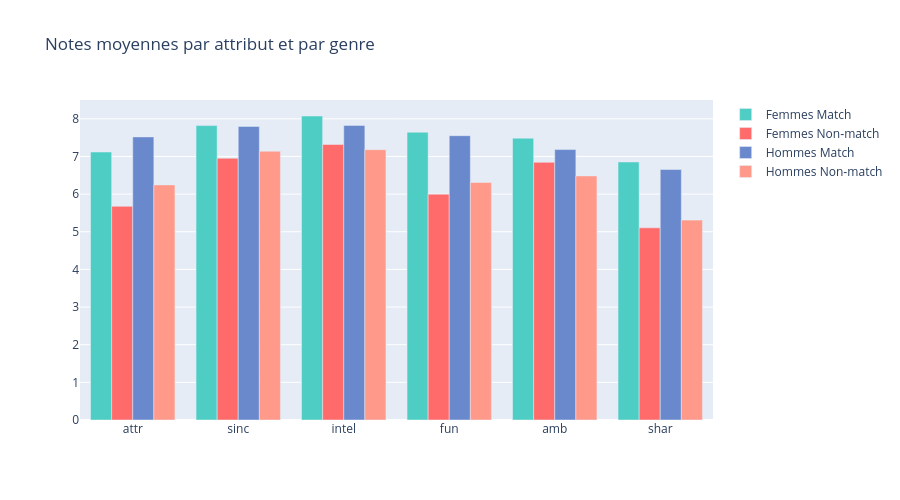

The code cell stored with this chart in its notebook:
### Markdown cell above
**Interprétation :**
- Pour les deux genres, les attributs les plus discriminants (forte différence) sont **`shar`** (intérêts communs) et **`fun`** (plaisir).
- Chez les femmes, l’écart sur `shar` est de **1.75** ; chez les hommes de **1.35**. Les femmes accordent donc une importance encore plus grande aux intérêts partagés.
- Les attributs les moins importants (plus petites différences) sont **`amb`** (ambition) et **`intel`** (intelligence) pour les femmes, et **`amb`** et **`intel`** pour les hommes, suivis de très près par **`sinc`** (écarts de 0,64 pour `intel` et 0,66 pour `sinc`).
- **Conclusion :** pour augmenter les chances de match, il faut mettre en avant les centres d’intérêt communs et le côté amusant du profil, plutôt que l’ambition ou l’intelligence seule.

### Code cell
# Visualisation
fig = go.Figure()
fig.add_trace(go.Bar(name='Femmes Match', x=attributes, y=fem_match, marker_color='#4ECDC4'))
fig.add_trace(go.Bar(name='Femmes Non‑match', x=attributes, y=fem_non, marker_color='#FF6B6B'))
fig.add_trace(go.Bar(name='Hommes Match', x=attributes, y=male_match, marker_color='#6A89CC'))
fig.add_trace(go.Bar(name='Hommes Non‑match', x=attributes, y=male_non, marker_color='#FF9A8B'))
fig.update_layout(barmode='group', title="Notes moyennes par attribut et par genre", height=500)
fig.show()

### Figure 1 — Plotly figure (JSON) as saved in the notebook; plotly's stock layout.template omitted (floating-point values rounded to 4 significant figures)
{"data": [{"marker": {"color": "#4ECDC4"}, "name": "Femmes Match", "type": "bar", "x": ["attr", "sinc", "intel", "fun", "amb", "shar"], "y": [7.118, 7.821, 8.075, 7.644, 7.485, 6.854]}, {"marker": {"color": "#FF6B6B"}, "name": "Femmes Non‑match", "type": "bar", "x": ["attr", "sinc", "intel", "fun", "amb", "shar"], "y": [5.676, 6.953, 7.319, 6.0, 6.845, 5.104]}, {"marker": {"color": "#6A89CC"}, "name": "Hommes Match", "type": "bar", "x": ["attr", "sinc", "intel", "fun", "amb", "shar"], "y": [7.52, 7.798, 7.825, 7.553, 7.183, 6.655]}, {"marker": {"color": "#FF9A8B"}, "name": "Hommes Non‑match", "type": "bar", "x": ["attr", "sinc", "intel", "fun", "amb", "shar"], "y": [6.245, 7.139, 7.181, 6.309, 6.484, 5.309]}], "layout": {"barmode": "group", "height": 500, "title": {"text": "Notes moyennes par attribut et par genre"}}}
